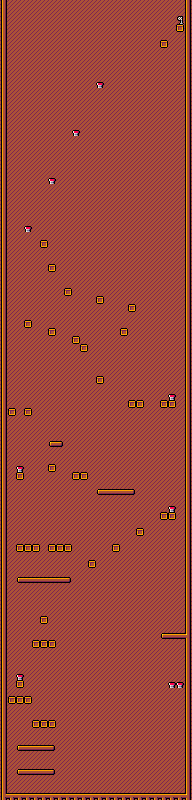

This game map was drawn from its Tiled (.tmx) file and the tilesets committed beside it. A one-line description and the trimmed map source follow:
An orthogonal 24x100 tile map with 8x8 px tiles, 2 tile layers (background, collisions), 3 tilesets and 93 objects (start, end).

<map version="1.10" tiledversion="1.11.2" orientation="orthogonal" renderorder="right-down" width="24" height="100" tilewidth="8" tileheight="8" infinite="0" nextlayerid="23" nextobjectid="402">
 <tileset firstgid="1" source="../Tilesets/Poles.tsx" />
 <tileset firstgid="21" source="../Tilesets/AssortedTiles.tsx" />
 <tileset firstgid="121" source="../Tilesets/TilesSets.tsx" />
 <layer id="2" name="background" width="24" height="100" locked="1">
  <data>[2400 cells, 2400 non-empty, 1 distinct tile ids]</data>
 </layer>
 <layer id="9" name="collisions" width="24" height="100">
  <data>[2400 cells, 305 non-empty, 10 distinct tile ids]</data>
 </layer>
 <objectgroup id="18" name="invisibleBarriers">
  <object id="245" x="72" y="560" width="8" height="16" />
  <object id="246" x="8" y="560" width="8" height="16" />
  <object id="247" x="24" y="624" width="8" height="16" />
  <object id="250" x="56" y="624" width="8" height="16" />
  <object id="251" x="32" y="680" width="8" height="16" />
  <object id="266" x="72" y="528" width="8" height="16" />
  <object id="267" x="40" y="528" width="8" height="16" />
  <object id="268" x="8" y="528" width="8" height="16" />
  <object id="269" x="16" y="464" width="8" height="16" />
  <object id="270" x="64" y="464" width="8" height="16" />
  <object id="279" x="0" y="680" width="8" height="16" />
  <object id="281" x="56" y="704" width="8" height="16" />
  <object id="282" x="24" y="704" width="8" height="16" />
  <object id="337" x="32" y="680" width="8" height="16" />
  <object id="338" x="56" y="704" width="8" height="16" />
  <object id="339" x="24" y="704" width="8" height="16" />
  <object id="340" x="56" y="624" width="8" height="16" />
  <object id="341" x="24" y="624" width="8" height="16" />
  <object id="342" x="8" y="560" width="8" height="16" />
  <object id="343" x="72" y="560" width="8" height="16" />
  <object id="344" x="40" y="528" width="8" height="16" />
  <object id="345" x="8" y="528" width="8" height="16" />
  <object id="346" x="72" y="528" width="8" height="16" />
 </objectgroup>
 <objectgroup id="20" name="followingEnemies" />
 <objectgroup id="16" name="platformEnemies">
  <object id="351" gid="65" x="56" y="544" width="8" height="8" />
  <object id="352" gid="65" x="24" y="544" width="8" height="8" />
  <object id="355" gid="65" x="40" y="640" width="8" height="8" />
  <object id="356" gid="65" x="40" y="720" width="8" height="8" />
  <object id="357" gid="65" x="16" y="696" width="8" height="8" />
 </objectgroup>
 <objectgroup id="17" name="notes" opacity="0.82">
  <object id="369" gid="51" x="8" y="232" width="8" height="8" />
  <object id="370" gid="51" x="8" y="264" width="8" height="8" />
  <object id="371" gid="51" x="168" y="384" width="8" height="8" />
  <object id="372" gid="51" x="96" y="72" width="8" height="8" />
  <object id="373" gid="51" x="160" y="32" width="8" height="8" />
  <object id="374" gid="51" x="72" y="120" width="8" height="8" />
  <object id="376" gid="51" x="96" y="368" width="8" height="8" />
  <object id="377" gid="51" x="40" y="496" width="8" height="8" />
  <object id="378" gid="51" x="80" y="496" width="8" height="8" />
  <object id="379" gid="51" x="40" y="568" width="8" height="8" />
  <object id="380" gid="51" x="8" y="400" width="8" height="8" />
  <object id="381" gid="51" x="176" y="624" width="8" height="8" />
  <object id="382" gid="51" x="136" y="688" width="8" height="8" />
  <object id="383" gid="51" x="144" y="712" width="8" height="8" />
  <object id="384" gid="51" x="104" y="400" width="8" height="8" />
  <object id="385" gid="51" x="104" y="432" width="8" height="8" />
  <object id="386" gid="51" x="24" y="512" width="8" height="8" />
  <object id="387" gid="51" x="56" y="512" width="8" height="8" />
  <object id="388" gid="51" x="160" y="624" width="8" height="8" />
  <object id="376" gid="51" x="40" y="608" width="8" height="8" />
  <object id="377" gid="51" x="16" y="656" width="8" height="8" />
  <object id="378" gid="51" x="112" y="536" width="8" height="8" />
  <object id="379" gid="51" x="152" y="464" width="8" height="8" />
  <object id="380" gid="51" x="160" y="344" width="8" height="8" />
 </objectgroup>
 <objectgroup id="13" name="timedplatforms">
  <object id="187" gid="23" x="136" y="728" width="8" height="8" />
  <object id="188" gid="23" x="144" y="728" width="8" height="8" />
  <object id="190" gid="23" x="144" y="704" width="8" height="8" />
  <object id="222" gid="23" x="136" y="704" width="8" height="8" />
  <object id="253" gid="23" x="24" y="528" width="8" height="8" />
  <object id="254" gid="23" x="56" y="528" width="8" height="8" />
  <object id="256" gid="23" x="40" y="512" width="8" height="8" />
  <object id="287" gid="23" x="72" y="768" width="8" height="8" />
  <object id="292" gid="23" x="80" y="512" width="8" height="8" />
  <object id="295" gid="23" x="16" y="448" width="8" height="8" />
  <object id="298" gid="23" x="104" y="448" width="8" height="8" />
  <object id="299" gid="23" x="88" y="432" width="8" height="8" />
  <object id="300" gid="23" x="104" y="416" width="8" height="8" />
  <object id="322" gid="23" x="8" y="312" width="8" height="8" />
  <object id="323" gid="23" x="24" y="296" width="8" height="8" />
  <object id="324" gid="23" x="8" y="280" width="8" height="8" />
  <object id="325" gid="23" x="24" y="264" width="8" height="8" />
  <object id="326" gid="23" x="8" y="248" width="8" height="8" />
 </objectgroup>
 <objectgroup id="14" name="movingplatforms" class="MovingPlatform">
  <object id="213" gid="25" x="88" y="640" width="8" height="8" />
  <object id="214" gid="25" x="96" y="640" width="8" height="8" />
  <object id="215" gid="25" x="104" y="640" width="8" height="8" />
  <object id="216" gid="25" x="112" y="640" width="8" height="8" />
  <object id="220" gid="25" x="88" y="752" width="8" height="8" />
  <object id="221" gid="25" x="96" y="752" width="8" height="8" />
  <object id="265" gid="25" x="40" y="600" width="8" height="8" />
  <object id="283" gid="25" x="104" y="752" width="8" height="8" />
  <object id="284" gid="25" x="48" y="600" width="8" height="8" />
  <object id="285" gid="25" x="32" y="600" width="8" height="8" />
  <object id="301" gid="25" x="56" y="400" width="8" height="8" />
  <object id="302" gid="25" x="64" y="400" width="8" height="8" />
  <object id="304" gid="25" x="112" y="464" width="8" height="8" />
  <object id="305" gid="25" x="120" y="464" width="8" height="8" />
  <object id="320" gid="25" x="104" y="360" width="8" height="8" />
  <object id="321" gid="25" x="112" y="360" width="8" height="8" />
  <object id="327" gid="25" x="80" y="112" width="8" height="8" />
  <object id="329" gid="25" x="56" y="160" width="8" height="8" />
  <object id="330" gid="25" x="48" y="208" width="8" height="8" />
  <object id="331" gid="25" x="112" y="64" width="8" height="8" />
  <object id="360" gid="25" x="120" y="64" width="8" height="8" />
 </objectgroup>
 <objectgroup id="4" name="player" class="King">
  <object id="2" name="start" x="24.6667" y="784" width="8" height="8" />
  <object id="371" name="end" x="176" y="16" width="8" height="8" />
 </objectgroup>
 <objectgroup id="22" name="flyingEnemies" />
</map>